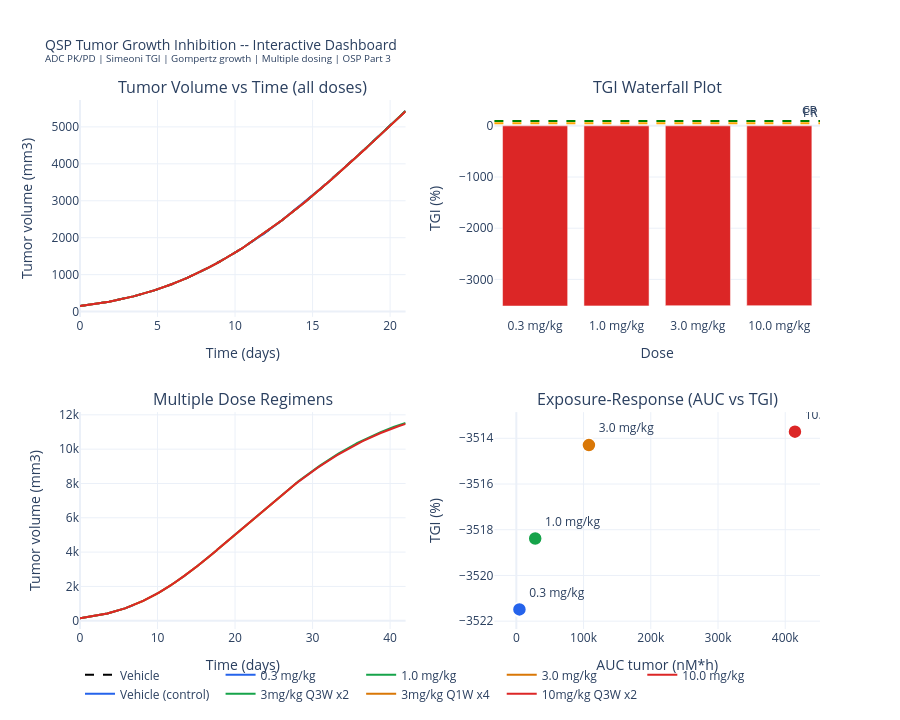

The cell this chart's notebook holds for it:
### Markdown cell above
## 6. Interactive Dashboard

### Code cell
fig_p = make_subplots(
    rows=2, cols=2,
    subplot_titles=(
        'Tumor Volume vs Time (all doses)',
        'TGI Waterfall Plot',
        'Multiple Dose Regimens',
        'Exposure-Response (AUC vs TGI)'
    ),
    vertical_spacing=0.18, horizontal_spacing=0.12
)

for dose, r in qsp_results.items():
    label = 'Vehicle' if dose == 0 else str(dose)+' mg/kg'
    fig_p.add_trace(go.Scatter(
        x=t_days, y=r['V_tumor'], mode='lines', name=label,
        line=dict(color=dose_colors[dose], width=2,
                  dash='dash' if dose==0 else 'solid'),
        hovertemplate=label+'<br>%{x:.1f}d: %{y:.1f} mm3<extra></extra>'
    ), row=1, col=1)

fig_p.add_trace(go.Bar(
    x=[str(d)+' mg/kg' for d in doses_arr],
    y=tgi_vals,
    marker_color=[GREEN if t>0 else RED for t in tgi_vals],
    showlegend=False,
    hovertemplate='%{x}: TGI=%{y:.1f}%<extra></extra>'
), row=1, col=2)
fig_p.add_hline(y=50, line_dash='dash', line_color='orange',
                annotation_text='PR', row=1, col=2)
fig_p.add_hline(y=95, line_dash='dash', line_color='green',
                annotation_text='CR', row=1, col=2)

for (name, r), color in zip(regimen_results.items(), regimen_colors):
    V_plot = np.where(r['V']>0, r['V'], np.nan)
    fig_p.add_trace(go.Scatter(
        x=r['t'], y=V_plot, mode='lines', name=name,
        line=dict(color=color, width=2),
        hovertemplate=name+'<br>%{x:.1f}d: %{y:.0f} mm3<extra></extra>'
    ), row=2, col=1)

fig_p.add_trace(go.Scatter(
    x=auc_tumor[1:], y=tgi_all[1:], mode='markers+text',
    text=[str(d)+' mg/kg' for d in DOSES[1:]],
    textposition='top right',
    marker=dict(color=[dose_colors[d] for d in DOSES[1:]],
                size=14, line=dict(color='white',width=1.5)),
    showlegend=False,
    hovertemplate='AUC=%{x:.1f}: TGI=%{y:.1f}%<extra></extra>'
), row=2, col=2)

for ri,ci,xl,yl in [
    (1,1,'Time (days)','Tumor volume (mm3)'),
    (1,2,'Dose','TGI (%)'),
    (2,1,'Time (days)','Tumor volume (mm3)'),
    (2,2,'AUC tumor (nM*h)','TGI (%)')]:
    fig_p.update_xaxes(title_text=xl, row=ri, col=ci)
    fig_p.update_yaxes(title_text=yl, row=ri, col=ci)

fig_p.update_layout(
    title=dict(
        text='QSP Tumor Growth Inhibition -- Interactive Dashboard<br>'
             '<sup>ADC PK/PD | Simeoni TGI | Gompertz growth | Multiple dosing | OSP Part 3</sup>',
        font=dict(size=14)
    ),
    height=720, template='plotly_white',
    legend=dict(orientation='h', yanchor='bottom', y=-0.15, x=0)
)
fig_p.show()
fig_p.write_html('qsp_tgi_dashboard.html')
print('Saved: qsp_tgi_dashboard.html')

### Figure 1 — Plotly figure (JSON) as saved in the notebook; plotly's stock layout.template omitted (floating-point values rounded to 4 significant figures; data arrays with more than 128 entries replaced by an {"elided": "..."} marker saying what was removed)
{"data": [{"hovertemplate": "Vehicle<br>%{x:.1f}d: %{y:.1f} mm3<extra></extra>", "line": {"color": "black", "dash": "dash", "width": 2}, "mode": "lines", "name": "Vehicle", "type": "scatter", "x": {"elided": "4000 float values"}, "xaxis": "x", "y": {"elided": "4000 float values"}, "yaxis": "y"}, {"hovertemplate": "0.3 mg/kg<br>%{x:.1f}d: %{y:.1f} mm3<extra></extra>", "line": {"color": "#2563EB", "dash": "solid", "width": 2}, "mode": "lines", "name": "0.3 mg/kg", "type": "scatter", "x": {"elided": "4000 float values"}, "xaxis": "x", "y": {"elided": "4000 float values"}, "yaxis": "y"}, {"hovertemplate": "1.0 mg/kg<br>%{x:.1f}d: %{y:.1f} mm3<extra></extra>", "line": {"color": "#16A34A", "dash": "solid", "width": 2}, "mode": "lines", "name": "1.0 mg/kg", "type": "scatter", "x": {"elided": "4000 float values"}, "xaxis": "x", "y": {"elided": "4000 float values"}, "yaxis": "y"}, {"hovertemplate": "3.0 mg/kg<br>%{x:.1f}d: %{y:.1f} mm3<extra></extra>", "line": {"color": "#D97706", "dash": "solid", "width": 2}, "mode": "lines", "name": "3.0 mg/kg", "type": "scatter", "x": {"elided": "4000 float values"}, "xaxis": "x", "y": {"elided": "4000 float values"}, "yaxis": "y"}, {"hovertemplate": "10.0 mg/kg<br>%{x:.1f}d: %{y:.1f} mm3<extra></extra>", "line": {"color": "#DC2626", "dash": "solid", "width": 2}, "mode": "lines", "name": "10.0 mg/kg", "type": "scatter", "x": {"elided": "4000 float values"}, "xaxis": "x", "y": {"elided": "4000 float values"}, "yaxis": "y"}, {"hovertemplate": "%{x}: TGI=%{y:.1f}%<extra></extra>", "marker": {"color": ["#DC2626", "#DC2626", "#DC2626", "#DC2626"]}, "showlegend": false, "type": "bar", "x": ["0.3 mg/kg", "1.0 mg/kg", "3.0 mg/kg", "10.0 mg/kg"], "xaxis": "x2", "y": [-3521.0, -3518.0, -3514.0, -3514.0], "yaxis": "y2"}, {"hovertemplate": "Vehicle (control)<br>%{x:.1f}d: %{y:.0f} mm3<extra></extra>", "line": {"color": "#2563EB", "width": 2}, "mode": "lines", "name": "Vehicle (control)", "type": "scatter", "x": {"elided": "5000 float values"}, "xaxis": "x3", "y": {"elided": "5000 float values"}, "yaxis": "y3"}, {"hovertemplate": "3mg/kg Q3W x2<br>%{x:.1f}d: %{y:.0f} mm3<extra></extra>", "line": {"color": "#16A34A", "width": 2}, "mode": "lines", "name": "3mg/kg Q3W x2", "type": "scatter", "x": {"elided": "5000 float values"}, "xaxis": "x3", "y": {"elided": "5000 float values"}, "yaxis": "y3"}, {"hovertemplate": "3mg/kg Q1W x4<br>%{x:.1f}d: %{y:.0f} mm3<extra></extra>", "line": {"color": "#D97706", "width": 2}, "mode": "lines", "name": "3mg/kg Q1W x4", "type": "scatter", "x": {"elided": "5000 float values"}, "xaxis": "x3", "y": {"elided": "5000 float values"}, "yaxis": "y3"}, {"hovertemplate": "10mg/kg Q3W x2<br>%{x:.1f}d: %{y:.0f} mm3<extra></extra>", "line": {"color": "#DC2626", "width": 2}, "mode": "lines", "name": "10mg/kg Q3W x2", "type": "scatter", "x": {"elided": "5000 float values"}, "xaxis": "x3", "y": {"elided": "5000 float values"}, "yaxis": "y3"}, {"hovertemplate": "AUC=%{x:.1f}: TGI=%{y:.1f}%<extra></extra>", "marker": {"color": ["#2563EB", "#16A34A", "#D97706", "#DC2626"], "line": {"color": "white", "width": 1.5}, "size": 14}, "mode": "markers+text", "showlegend": false, "text": ["0.3 mg/kg", "1.0 mg/kg", "3.0 mg/kg", "10.0 mg/kg"], "textposition": "top right", "type": "scatter", "x": [4616.0, 28070.0, 108000.0, 414500.0], "xaxis": "x4", "y": [-3521.0, -3518.0, -3514.0, -3514.0], "yaxis": "y4"}], "layout": {"annotations": [{"font": {"size": 16}, "showarrow": false, "text": "Tumor Volume vs Time (all doses)", "x": 0.22, "xanchor": "center", "xref": "paper", "y": 1, "yanchor": "bottom", "yref": "paper"}, {"font": {"size": 16}, "showarrow": false, "text": "TGI Waterfall Plot", "x": 0.78, "xanchor": "center", "xref": "paper", "y": 1, "yanchor": "bottom", "yref": "paper"}, {"font": {"size": 16}, "showarrow": false, "text": "Multiple Dose Regimens", "x": 0.22, "xanchor": "center", "xref": "paper", "y": 0.41, "yanchor": "bottom", "yref": "paper"}, {"font": {"size": 16}, "showarrow": false, "text": "Exposure-Response (AUC vs TGI)", "x": 0.78, "xanchor": "center", "xref": "paper", "y": 0.41, "yanchor": "bottom", "yref": "paper"}, {"showarrow": false, "text": "PR", "x": 1, "xanchor": "right", "xref": "x2 domain", "y": 50, "yanchor": "bottom", "yref": "y2"}, {"showarrow": false, "text": "CR", "x": 1, "xanchor": "right", "xref": "x2 domain", "y": 95, "yanchor": "bottom", "yref": "y2"}], "height": 720, "legend": {"orientation": "h", "x": 0, "y": -0.15, "yanchor": "bottom"}, "shapes": [{"line": {"color": "orange", "dash": "dash"}, "type": "line", "x0": 0, "x1": 1, "xref": "x2 domain", "y0": 50, "y1": 50, "yref": "y2"}, {"line": {"color": "green", "dash": "dash"}, "type": "line", "x0": 0, "x1": 1, "xref": "x2 domain", "y0": 95, "y1": 95, "yref": "y2"}], "title": {"font": {"size": 14}, "text": "QSP Tumor Growth Inhibition -- Interactive Dashboard<br><sup>ADC PK/PD | Simeoni TGI | Gompertz growth | Multiple dosing | OSP Part 3</sup>"}, "xaxis": {"anchor": "y", "domain": [0, 0.44], "title": {"text": "Time (days)"}}, "xaxis2": {"anchor": "y2", "domain": [0.56, 1], "title": {"text": "Dose"}}, "xaxis3": {"anchor": "y3", "domain": [0, 0.44], "title": {"text": "Time (days)"}}, "xaxis4": {"anchor": "y4", "domain": [0.56, 1], "title": {"text": "AUC tumor (nM*h)"}}, "yaxis": {"anchor": "x", "domain": [0.59, 1], "title": {"text": "Tumor volume (mm3)"}}, "yaxis2": {"anchor": "x2", "domain": [0.59, 1], "title": {"text": "TGI (%)"}}, "yaxis3": {"anchor": "x3", "domain": [0, 0.41], "title": {"text": "Tumor volume (mm3)"}}, "yaxis4": {"anchor": "x4", "domain": [0, 0.41], "title": {"text": "TGI (%)"}}}}
